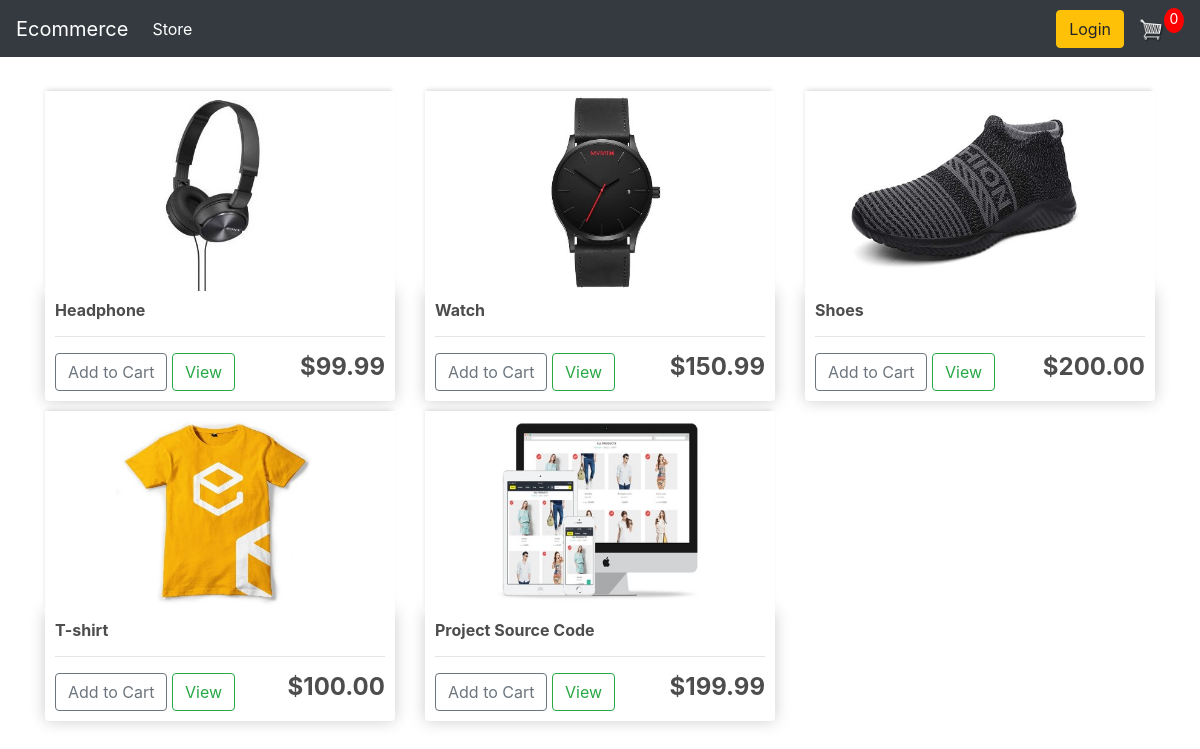
The page / on the database its author committed.
### store/models.py (models this page shows, shortened)
class Product(models.Model):
	name = models.CharField(max_length=200)
	price = models.FloatField()
	digital = models.BooleanField(default=False,null=True, blank=True)
	image = models.ImageField(null=True, blank=True)
	@property
	def imageURL(self):
		try:
			url = self.image.url
		except:
			url = ''
		return url

### store/views.py (the view)
# urls.py: path('', include('store.urls')),
def store(request):
     data = cartData(request)
     cartItems = data['cartItems']
     order = data['order']
     items = data['items']
     products = Product.objects.all()
     context = {'products':products, 'cartItems':cartItems}
     return render(request, 'store/store.html', context)

### store/utils.py (called while the page is built, shortened)
def cookieCart(request):
	try:
		cart = json.loads(request.COOKIES['cart'])
	except:
		cart = {}
		print('CART:', cart)
	items = []
	order = {'get_cart_total':0, 'get_cart_items':0, 'shipping':False}
	cartItems = order['get_cart_items']
	return {'cartItems':cartItems ,'order':order, 'items':items}

def cartData(request):
	if request.user.is_authenticated:
		customer = request.user.customer
		order, created = Order.objects.get_or_create(customer=customer, complete=False)
		items = order.orderitem_set.all()
		cartItems = order.get_cart_items
	else:
		cookieData = cookieCart(request)
		cartItems = cookieData['cartItems']
		order = cookieData['order']
		items = cookieData['items']
	return {'cartItems':cartItems ,'order':order, 'items':items}

### store/templates/store/store.html
{% extends 'store/main.html' %}
{% load static %}
{% block content %}
	<div class="row">
		{% for product in products %}
		<div class="col-lg-4">
			<img class="thumbnail" src="{{product.imageURL}}">
			<div class="box-element product">
				<h6><strong>{{product.name}}</strong></h6>
				<hr>
				<button data-product={{product.id}} data-action="add" class="btn btn-outline-secondary add-btn update-cart">Add to Cart</button>
				<a class="btn btn-outline-success" href="#">View</a>
				<h4 style="display: inline-block; float: right"><strong>${{product.price|floatformat:2}}</strong></h4>
			</div>
		</div>
		{% endfor %}
	</div>
{% endblock content %}

### store/templates/store/main.html (shortened to what this page needs)
<!DOCTYPE html>
<html>
{% load static %}
<head>
	<link rel="stylesheet" type="text/css" href="{% static 'css/main1.css' %}">
	<link rel="stylesheet" href="https://stackpath.bootstrapcdn.com/bootstrap/4.4.1/css/bootstrap.min.css">
</head>
<body>
	<nav class="navbar navbar-expand-lg navbar-dark bg-dark">
	  <a class="navbar-brand" href="{% url 'store' %}">Ecommerce</a>
	  <div class="collapse navbar-collapse" id="navbarSupportedContent">
	    <ul class="navbar-nav mr-auto">
	      <li class="nav-item active">
	        <a class="nav-link" href="{% url 'store' %}">Store <span class="sr-only">(current)</span></a>
	      </li>
	    </ul>
	    <div class="form-inline my-2 my-lg-0">
	     	<a href="#"class="btn btn-warning">Login</a>
	     	<a href="{% url 'cart' %}">
	    		<img  id="cart-icon" src="{% static 'images/cart.png' %}">
	    	</a>
	    	<p id="cart-total">{{cartItems}}</p>
	    </div>
	  </div>
	</nav>
     <div class="container">
            <br>
            {% block content %}
            {% endblock content %}
         </div>
</body>
</html>

### static/css/main1.css (style rules this page uses)
body { background-color: hsl(0, 0%, 98%); }
h1,h2,h3,h4,h5,h6 { color:hsl(0, 0%, 30%); }
.box-element { box-shadow:hsl(0, 0%, 80%) 0 0 16px; background-color: #fff; border-radius: 4px; padding: 10px; }
.thumbnail { width: 100%; height: 200px; -webkit-box-shadow: -1px -3px 5px -2px rgba(214,214,214,1); -moz-box-shadow: -1px -3px 5px -2px rgba(214,214,214,1); box-shadow: -1px -3px 5px -2px rgba(214,214,214,1); }
.product { border-radius: 0 0 4px 4px; }
.bg-dark { background-color: #4f868c!important; }
#cart-icon { width:25px; display: inline-block; margin-left: 15px; }
#cart-total { display: block; text-align: center; color:#fff; background-color: red; width: 20px; height: 25px; border-radius: 50%; font-size: 14px; }
.col-lg-4, .col-lg-6, .col-lg-8, .col-lg-12 { margin-top: 10px; }
.btn { border-radius: 0; }

### rows shown on the page
Product: imageURL (picture), name "Headphone", price "99.99"
Product: imageURL (picture), name "Watch", price "150.99"
Product: imageURL (picture), name "Shoes", price "200.00"
Product: imageURL (picture), name "T-shirt", price "100.00"
Product: imageURL (picture), name "Project Source Code", price "199.99"

### other values the page prints
{{ cartItems }} "0"
